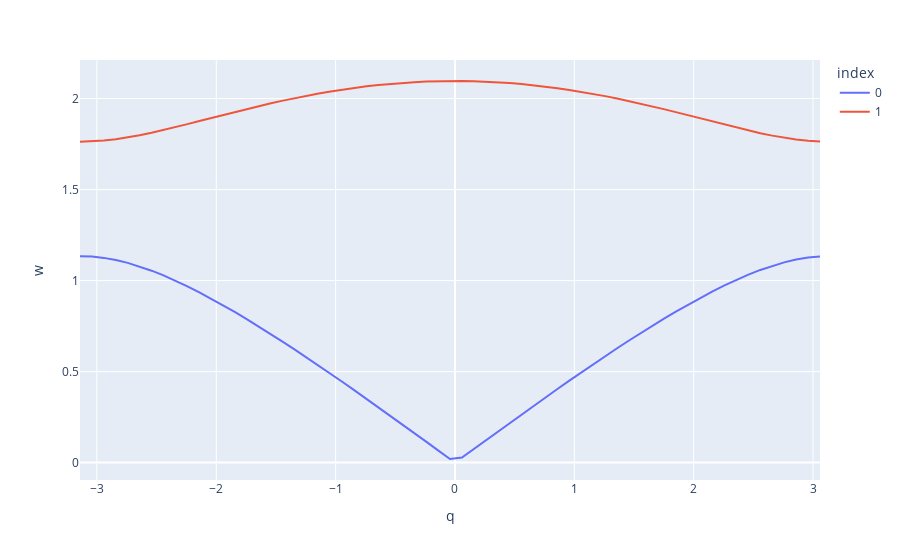

Notebook source saved alongside this figure:
### Code cell
import plotly.express as px

fig = px.line(df, x="q", y="w", color='index')
fig.show()
